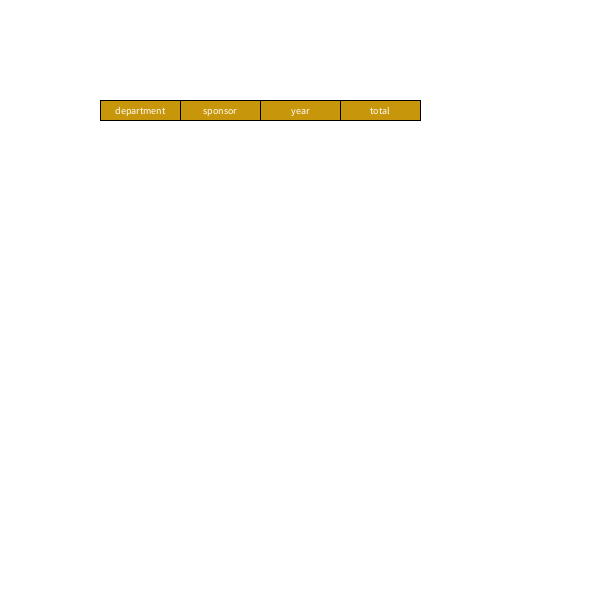
Frame 1 (no input)
Frame 60 (the mouse pressed at the canvas centre just before this capture): identical to frame 1, image omitted
Frame 120 (the mouse held since frame 60 and released just before this capture): identical to frame 1, image omitted

The Processing sketch that drew this single still picture (run headless with seeded random() and noise(); from frame 60 on, the mouse is pressed at the canvas centre):

// Processing sketch: SwitchButtonExample
// ── SwitchButtonExample.pde
import java.util.Collections;

class Button {
	float h, w;
	float initX, initY;
	float x, y;
	String title;
	boolean locked, alwaysLocked;

	Button(float x, float y, float w, float h, String title) {
		this.initX = x;
		this.initY = y;
		this.x = x;
		this.y = y;
		this.h = h;
		this.w = w;
		this.title = title;
		this.locked = true;
		this.alwaysLocked = false;
	}

	void draw() {
		fill(200, 150, 10);
		rect(x, y, w, h);
		fill(255, 255, 255);
		textAlign(CENTER, CENTER);
        textSize(10);
        text(title, x + w/2, y + h/2);
	}

	// GETTERS
	String getTitle() 	{ return title; }
	float getWidth() 	{ return w; }
	float getCenterX() 	{ return x + w/2; }
	float getCenterY() 	{ return y + h/2; }
	float getX() 		{ return x; }
	float getY() 		{ return y; }
	float getInitX() 	{ return initX; }

	// SETTERS
	void setAlwaysLocked() 	{ this.alwaysLocked = true; }
	void unlock() 			{ locked = false; }
	void lock()  		 	{ locked = true; }
	void moveUnlockedButton() {
		if (!alwaysLocked && !locked) {
			x = mouseX - w/2;
		}
	}

	void setX(float x) {
		if (!alwaysLocked) {
			this.x = x;
		}
	}

	void setInitX(float x) {
		if (!alwaysLocked) {
			this.initX = x;
		}
	}

	// BOOLS
	boolean isAlwaysLocked() 	{ return alwaysLocked; }
	boolean isLocked() 			{ return locked; }
	boolean isIntersect() {
		if (mouseX >= x && mouseX <= x + w && mouseY >= y && mouseY <= y + h) {
			return true;
		} else {
			return false;
		}
	}

	boolean isRightNeighbor(Button b) {
		// immediately right
		if (initX == b.getInitX() + w) {
			return true;
		} else {
			return false;
		}
	}

	boolean isLeftNeighbor(Button b) {
		// immediately left
		if (b.getInitX() == initX + w) {
			return true;
		} else {
			return false;
		}
	}
};


class SwitchButton {

	ArrayList<Button> buttons;
	ArrayList<String> buttonOrder;
	float buttonHeight;
	float buttonWidth;
	float x0, y0;
	float button1X, button2X, button3X;
	boolean buttonUnlocked;

	SwitchButton(ArrayList<String> data, float x0, float y0) {
		this.buttonHeight = 20;
		this.buttonWidth = 80;
		this.buttons = new ArrayList<Button>();
		this.buttonOrder = new ArrayList<String>();
		this.x0 = x0;
		this.y0 = y0;
		this.buttonUnlocked = false;

		float xPos = x0;
		for(int i=0; i<data.size(); i++) {
			// Add string title to buttonOrder arraylist<String>
			this.buttonOrder.add(data.get(i));
			// Create new button and add to buttons arraylist<Button>
			Button b = new Button(xPos, y0, buttonWidth, buttonHeight, data.get(i) );
			this.buttons.add(b);	
			xPos += buttonWidth;
		}
		// Last button cannot be moved
		this.buttons.get(this.buttons.size()-1).setAlwaysLocked();
	}

	void draw() {
		for(int i=0; i<buttons.size(); i++) {
			buttons.get(i).draw();
		}
	}

	// Used by Treemap to get order of categories
	ArrayList<String> getButtonOrder() { 
		return buttonOrder; 
	}

	void buttonDragged() {
		// Make the current clicked button moveable/unlocked
		unlockClickedButton();
		for (int i=0; i<buttons.size(); i++) {
			Button b = buttons.get(i);
			// If mouse intersects with button and is not the last button
			if (b.isIntersect() && !b.isAlwaysLocked()) {
				// Move the button until its x pos overlaps with another button's x pos
				if (!isOverlapped(b)) {
					b.moveUnlockedButton();
				} 
			}
		}
	}

	void unlockClickedButton() {
		//buttonUnlocked allows only one button to be unlocked at a time during mouse dragged
		if (!buttonUnlocked) {
			for (int i=0; i<buttons.size(); i++) {
				if (buttons.get(i).isIntersect()) {
					buttons.get(i).unlock();
					buttonUnlocked = true;
					break;	
				}
			}
		}
	}

	// Iterates through buttons and checks if current has overlapped any of them, 
	// Swaps the positions if so
	boolean isOverlapped(Button current) {
		for (int i=0; i<buttons.size(); i++) {
			Button b = buttons.get(i);
			if (!b.isAlwaysLocked() && b.isLocked()) {
				// Checks for overlap, but only if it is a neighbor button
				if ( (current.getX() > b.getX() && b.isRightNeighbor(current)) || 
					 (current.getX() < b.getX() && b.isLeftNeighbor(current)) ) {
					// Swaps the current and overlapped button's X's
					b.setX(current.getInitX());
					current.setX(b.getInitX());

					// Resets InitX to the swapped X values
					b.setInitX(current.getInitX());
					current.setInitX(current.getX());

					// Swap order of buttonOrder arraylist to reflect changes in button order
					swapButtonOrder(current, b); 
					return true;
				}
			}
		}
		return false;
	}

	// Finds indexes of two buttons and swaps their positions using Collections in
	// buttonOrder arraylist (strings)
	void swapButtonOrder(Button currentButton, Button toSwapButton) {
		int currentIndex = getButtonIndex(currentButton);
		int toSwapIndex = getButtonIndex(toSwapButton);

		if (currentIndex != -1 && toSwapIndex != -1) {
			Collections.swap(buttonOrder, currentIndex, toSwapIndex);
		}
	}

	// Get the index of the button in the buttonOrder arraylist
	// Returns -1 if Button is not in buttons arraylist
	int getButtonIndex(Button b) {
		for (int i=0; i<buttons.size(); i++) {
			// This assumes the buttons are all labeled differently
			if (buttonOrder.get(i) == b.getTitle()) {
				return i;
			}
		}
		return -1;
	}

	// Resets all buttons to locked, snap current button back into place
	void buttonReleased() {
		for (int i=0; i<buttons.size(); i++){
			Button b = buttons.get(i);
			b.lock();
			b.setX(b.getInitX());
		}
		buttonUnlocked = false;
	}
};

SwitchButton switchButton;

void setup() {
	size(600,600);

	ArrayList categories = new ArrayList<String>();
	categories.add("department");
	categories.add("sponsor");
	categories.add("year");
	categories.add("total");

	switchButton = new SwitchButton(categories, 100.00, 100.00);

}

void draw() {
	background(255,255,255);
	switchButton.draw();
}


void mouseDragged() {
	switchButton.buttonDragged();
}

void mouseReleased() {
	switchButton.buttonReleased();
}
